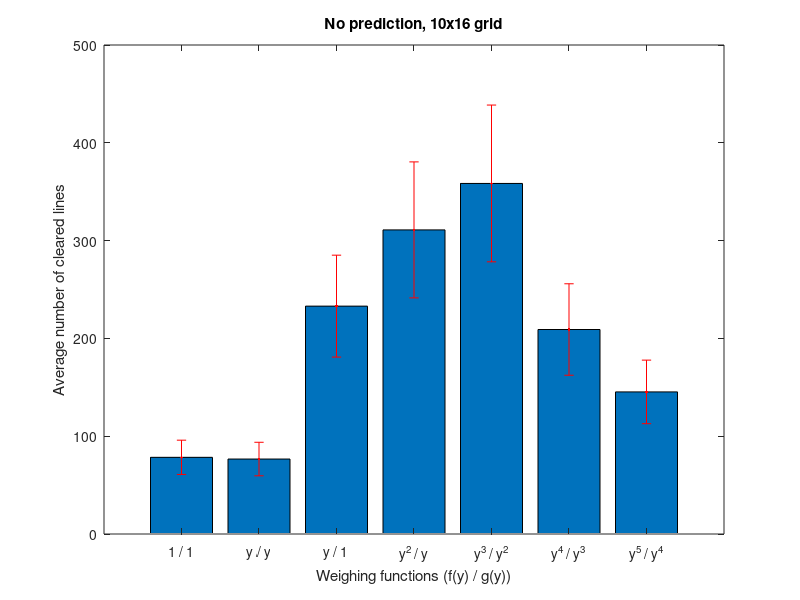
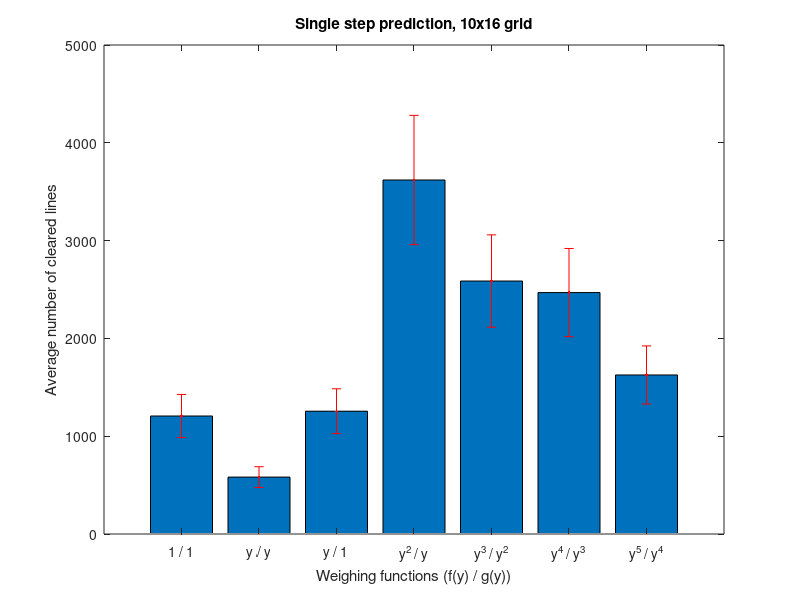
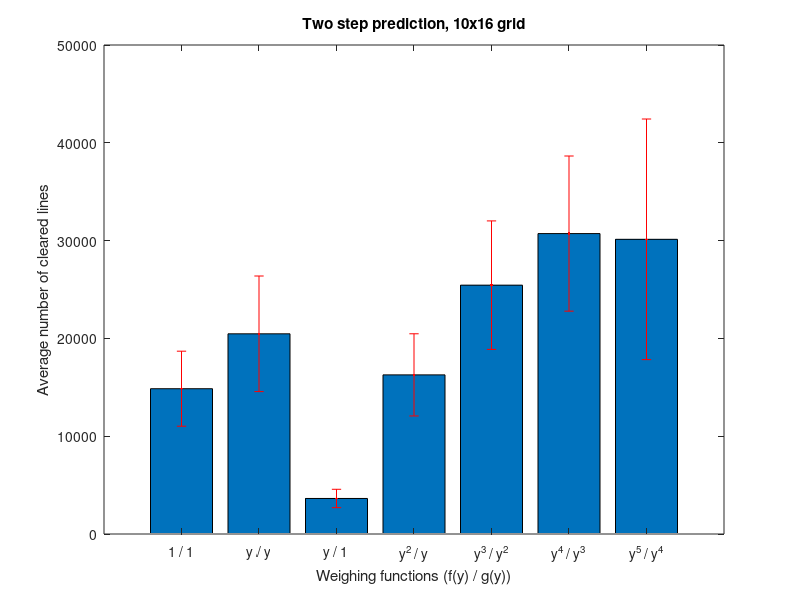
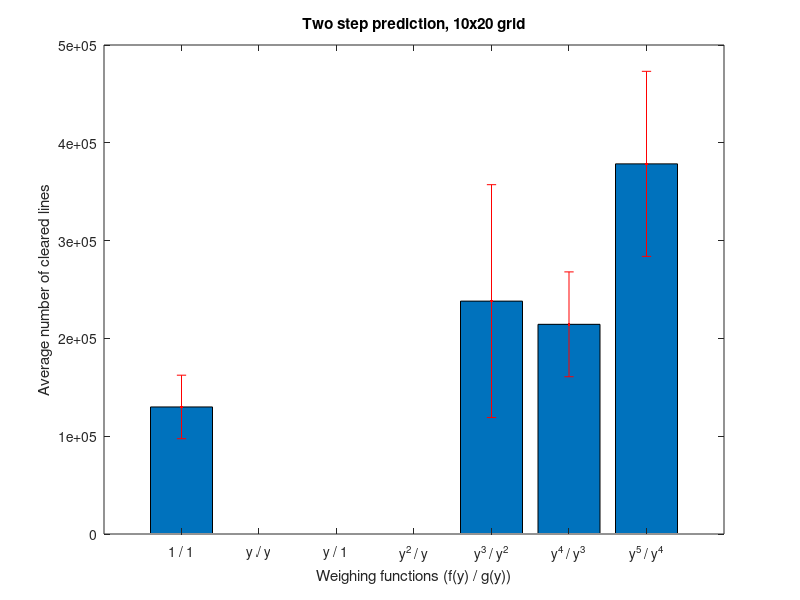

The MATLAB script that drew these images, in order:
% No prediction 10x16

A00 = [29 93 24 77 113 84 59 26 172 126 67 43 94 132 110 51 74 33 126 35];
A11 = [51 24 39 95 126 69 77 69 119 76 41 32 58 238 77 98 34 52 107 51];
A01 = [87 60 156 68 149 159 117 24 57 453 28 370 641 231 312 171 210 53 252 1062];
A12 = [434 692 361 66 596 134 200 248 374 34 293 1005 520 132 36 292 302 52 248 200];
A23 = [307 201 349 144 222 425 398 94 391 468 170 896 315 1270 465 92 77 46 93 746];
A34 = [34 47 450 362 91 195 46 257 51 194 171 578 122 213 316 25 31 106 314 579];
A45 = [50 274 74 50 184 45 75 386 58 72 37 225 204 194 53 149 146 47 340 243];

a00 = sum(A00)/length(A00);
a11 = sum(A11)/length(A11);
a01 = sum(A01)/length(A01);
a12 = sum(A12)/length(A12);
a23 = sum(A23)/length(A23);
a34 = sum(A34)/length(A34);
a45 = sum(A45)/length(A45);

va00 = a00/sqrt(length(A00));
va11 = a11/sqrt(length(A11));
va01 = a01/sqrt(length(A01));
va12 = a12/sqrt(length(A12));
va23 = a23/sqrt(length(A23));
va34 = a34/sqrt(length(A34));
va45 = a45/sqrt(length(A45));

as = [a00 a11 a01 a12 a23 a34 a45];
vas = [va00 va11 va01 va12 va23 va34 va45];

figure(1);
clf;
bar(as);
hold on;
errorbar(as, vas, 'r.')
title('No prediction, 10x16 grid');
ylabel('Average number of cleared lines');
xlabel('Weighing functions (f(y) / g(y))');
set(gca,'XTickLabel',{'1 / 1', 'y / y', 'y / 1', 'y^2 / y', 'y^3 / y^2', 'y^4 / y^3', 'y^5 / y^4'});

% Single step prediction 10x16

B00 = [422 596 1539 1451 88 4873 1708 1750 1299 292 1776 57 129 1883 1436 224 235 231 323 1847 1077 1864 4721 202 458 2685 1139 983 185 723];
B11 = [462 847 231 182 533 516 1864 477 395 98 163 352 1497 1221 1296 331 358 962 703 84 146 209 70 365 247 95 2374 265 1039 73];
B01 = [833 844 1934 60 334 962 1113 2568 1826 705 501 175 3118 1283 3675 1840 399 1549 513 2355 119 237 1048 4156 23 1941 1346 1335 862 17];
B12 = [1910 7313 3509 4152 3522 1424 511 5599 2567 5037 5552 2390 608 9181 11132 94 285 2497 4796 726 136 10267 1712 6901 3891 2270 2363 3020 4877 349];
B23 = [3069 8740 317 6956 3250 197 1474 5108 1343 5898 1160 3826 1508 3128 726 1102 1916 8654 4564 1771 1870 1962 1635 458 423 74 1606 912 1811 2139];
B34 = [2196 602 1433 2746 6875 207 1896 20 3911 3060 3562 5566 1501 2443 1402 205 6464 460 5998 713 826 528 3879 3747 257 1701 19 9534 1043 1268];
B45 = [428 206 3019 409 1660 596 2235 6114 793 1574 1128 1815 377 1884 4173 973 755 1925 246 1245 825 1491 1391 470 256 2346 3243 1562 3453 2195];


b00 = sum(B00)/length(B00);
b11 = sum(B11)/length(B11);
b01 = sum(B01)/length(B01);
b12 = sum(B12)/length(B12);
b23 = sum(B23)/length(B23);
b34 = sum(B34)/length(B34);
b45 = sum(B45)/length(B45);

vb00 = b00/sqrt(length(B00));
vb11 = b11/sqrt(length(B11));
vb01 = b01/sqrt(length(B01));
vb12 = b12/sqrt(length(B12));
vb23 = b23/sqrt(length(B23));
vb34 = b34/sqrt(length(B34));
vb45 = b45/sqrt(length(B45));

bs = [b00 b11 b01 b12 b23 b34 b45];
vbs = [vb00 vb11 vb01 vb12 vb23 vb34 vb45];

figure(2);
clf;
bar(bs);
hold on;
errorbar(bs, vbs, 'r.')
title('Single step prediction, 10x16 grid');
ylabel('Average number of cleared lines');
xlabel('Weighing functions (f(y) / g(y))');
set(gca,'XTickLabel',{'1 / 1', 'y / y', 'y / 1', 'y^2 / y', 'y^3 / y^2', 'y^4 / y^3', 'y^5 / y^4'});

% Two step prediction 10x16

C00 = [23525 27709 3787 13477 36426 47453 486 14582 12361 5711 1767 6707 16566 9397 2901];
C11 = [3356 29005 3716 3962 6705 5101 2569 46783 117759 9520 1876 15299];
C01 = [1199 6155 157 7619 5730 1157 7544 22 3874 4592 1774 1410 6025 1276 5977];
C12 = [9197 4203 6941 8364 2451 3019 18113 5631 9261 38454 60867 4011 9623 55297 8640];
C23 = [614 44402 2575 7183 17721 38527 58665 21307 20872 38979 13197 83009 5503 5473 23637];
C34 = [92456 6798 23673 7734 76184 43246 47675 7091 4206 27245 40676 1413 6023 14561 61796];
C45 = [87411 25462 2128 3445 9710 52635];

c00 = sum(C00)/length(C00);
c11 = sum(C11)/length(C11);
c01 = sum(C01)/length(C01);
c12 = sum(C12)/length(C12);
c23 = sum(C23)/length(C23);
c34 = sum(C34)/length(C34);
c45 = sum(C45)/length(C45);


vc00 = c00/sqrt(length(C00));
vc11 = c11/sqrt(length(C11));
vc01 = c01/sqrt(length(C01));
vc12 = c12/sqrt(length(C12));
vc23 = c23/sqrt(length(C23));
vc34 = c34/sqrt(length(C34));
vc45 = c45/sqrt(length(C45));

cs = [c00 c11 c01 c12 c23 c34 c45];
vcs = [vc00 vc11 vc01 vc12 vc23 vc34 vc45];

figure(3);
clf;
bar(cs);
hold on;
errorbar(cs, vcs, 'r.')
title('Two step prediction, 10x16 grid');
ylabel('Average number of cleared lines');
xlabel('Weighing functions (f(y) / g(y))');
set(gca,'XTickLabel',{'1 / 1', 'y / y', 'y / 1', 'y^2 / y', 'y^3 / y^2', 'y^4 / y^3', 'y^5 / y^4'});

% Two step 10x20

D00 = [72628 318496 189279 129124 76368 47453 2605 50952 292540 24587 82130 91684 203183 254213 178612 64710];
D11 = [0];
D01 = [0];
D12 = [0];
D23 = [245008 204255 471121 32091];
D34 = [92456 28416 382979 145190 91799 252994 479349 133480 465712 179451 142139 50997 291087 202804 371366 120182];
D45 = [327886 38952 507232 298181 154081 848026 602971 256764 156110 138712 656865 509083 410856 466260 151372 532205];

d00 = sum(D00)/length(D00);
d11 = sum(D11)/length(D11);
d01 = sum(D01)/length(D01);
d12 = sum(D12)/length(D12);
d23 = sum(D23)/length(D23);
d34 = sum(D34)/length(D34);
d45 = sum(D45)/length(D45);

vd00 = d00/sqrt(length(D00));
vd11 = d11/sqrt(length(D11));
vd01 = d01/sqrt(length(D01));
vd12 = d12/sqrt(length(D12));
vd23 = d23/sqrt(length(D23));
vd34 = d34/sqrt(length(D34));
vd45 = d45/sqrt(length(D45));

ds = [d00 d11 d01 d12 d23 d34 d45];
vds = [vd00 vd11 vd01 vd12 vd23 vd34 vd45];

figure(4);
clf;
bar(ds);
hold on;
errorbar(ds, vds, 'r.')
title('Two step prediction, 10x20 grid');
ylabel('Average number of cleared lines');
xlabel('Weighing functions (f(y) / g(y))');
set(gca,'XTickLabel',{'1 / 1', 'y / y', 'y / 1', 'y^2 / y', 'y^3 / y^2', 'y^4 / y^3', 'y^5 / y^4'});

bestScores = [a23 b12 c34 d45];
standardScores = [a00 b00 c00 d00];
improvements = bestScores./standardScores;
figure(5);
clf;

bar(bestScores);
set(gca,'YScale','log');
title('Best obtained scores for different levels of prediction');
ylabel('Average number of cleared lines');
xlabel('Game board size and level of prediction');
set(gca,'XTickLabel',{'10x16, 0 steps', '10x16, 1 steps', '10x16, 2 steps', '10x20, 2 steps'});

figure(6);
clf;
plot(improvements);